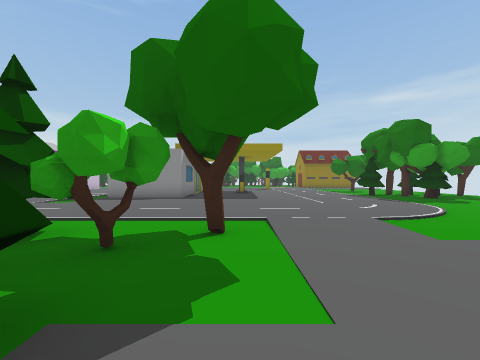
view 1 (above)

16 first-person views from a walk through a Unity game level. The camera is 1.5 m above the floor, looks level and sees 90° across. The floor is counted in squares, 2 m on a side. Each view is taken from the middle of a square. On the plan, view 1 faces up. The plan holds only what a view shows up to about 9 squares ahead; the rest is blank. The place goes on beyond the plan. The player is left out.

view 2
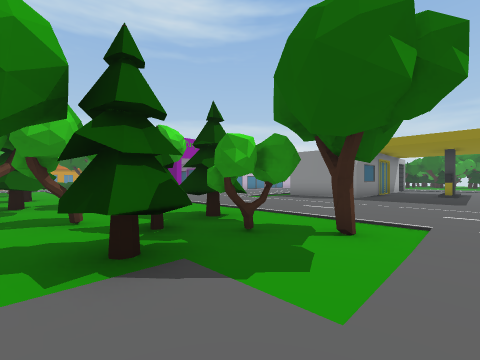

view 3
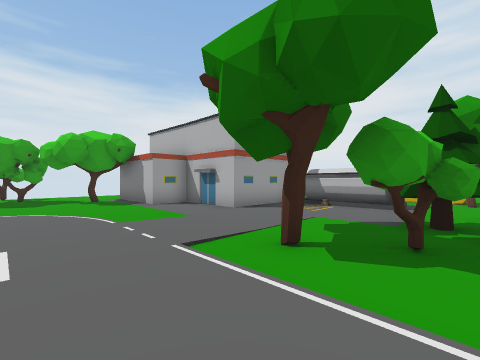

view 4
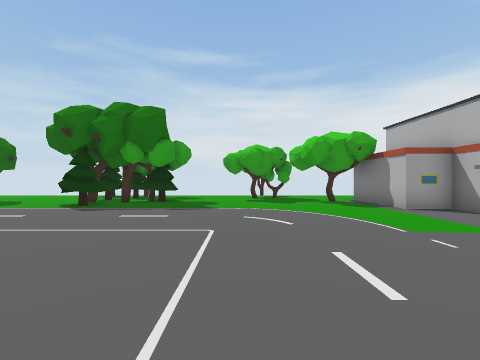

view 5
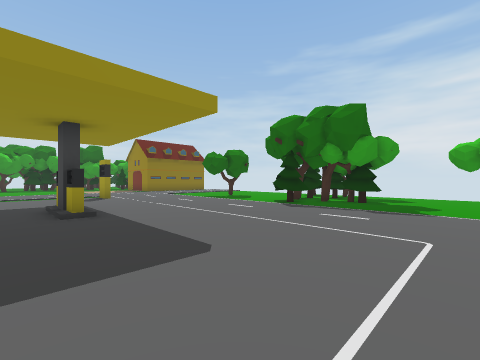

view 6
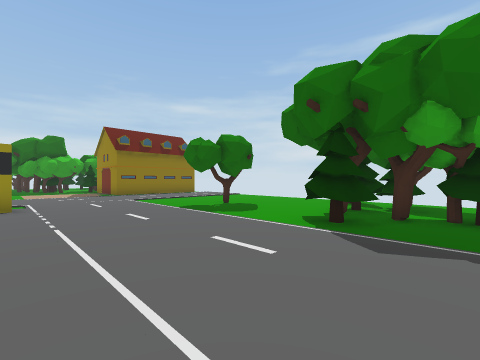

view 7
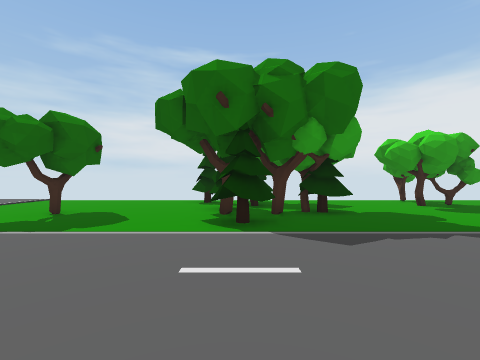

view 8
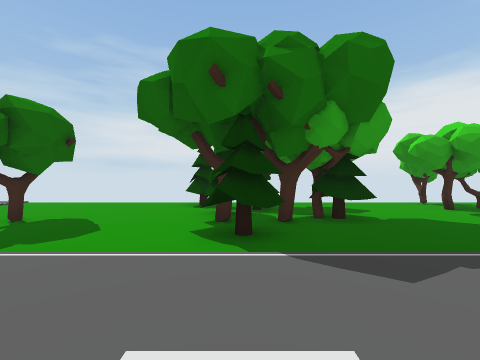

view 9
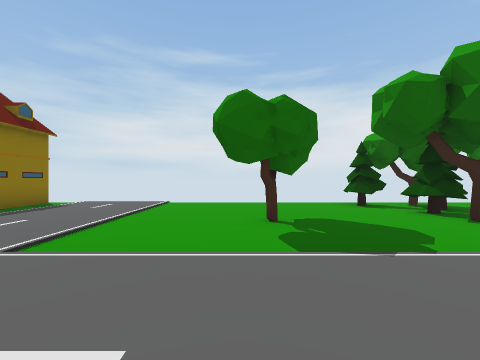

view 10
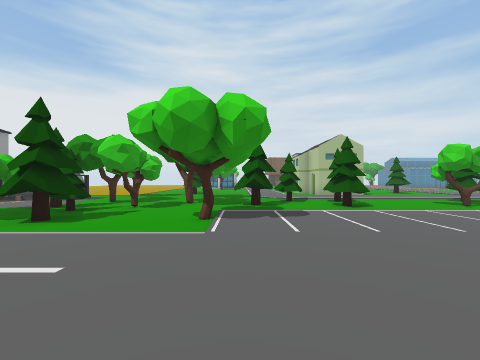

view 11
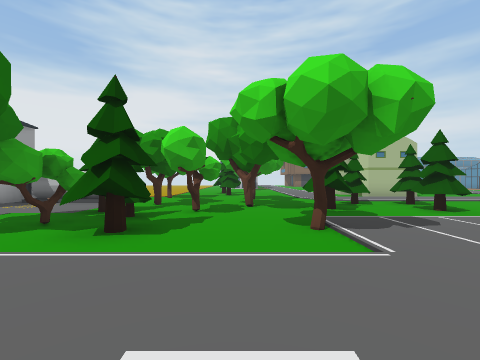

view 12
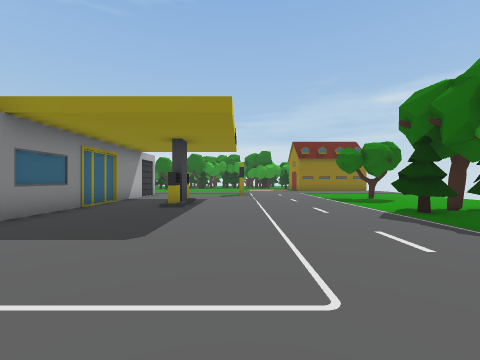

view 13
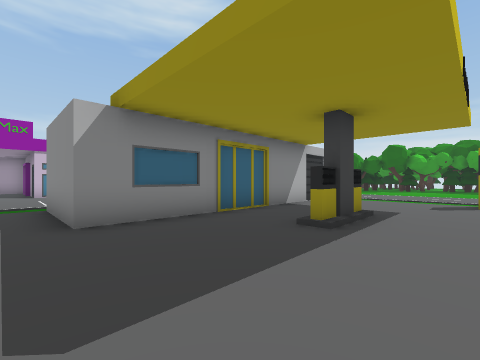

view 14
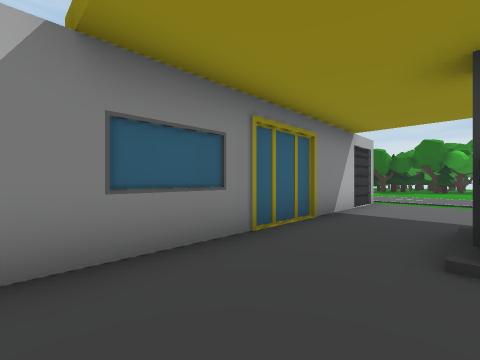

view 15
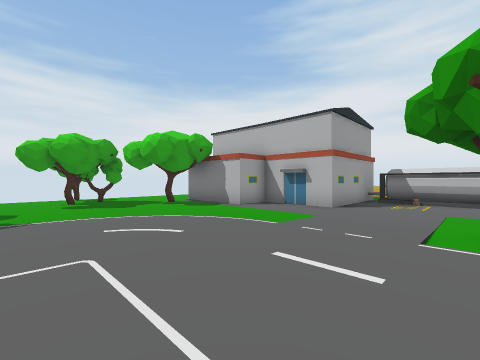

view 16
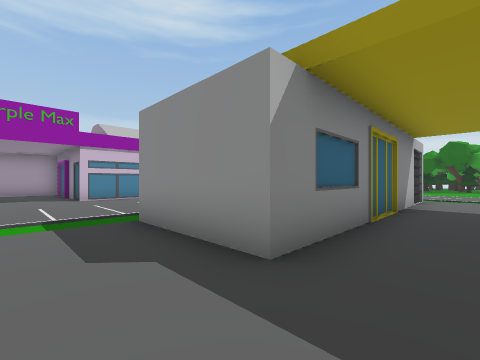

### Floor plan
Key: @ floor where view 1 was taken; # wall or solid block; . floor.
Columns run from 14 left of view 1 to 11 right of it. Each row starts with its distance up from view 1.
 20             ..............
 19             ..............
 18            #....#.........
 17            #..............
 16            #..........#...
 15            #..............
 14            #..#...........
 13            #..#.........##
 12            #........##.##.
 11    #...    #..........##..
 10   ##.....###..........#...
  9  .........................
  8  .........................
  7       ....................
  6      ...................##
  5     ...................##.
  4    ...................# ..
  3   ......#..#.#.........
  2  ..........###......###
  1 #...#..#..#.##...####
  0 .#..#.##..#...@..#
 -1 ...#.#......#....#
 -2  ..... .......####
 -3             ..
 -4             #.
 -5             ..

Positions as (right, up) in squares from view 1, and headings:
1: (0, 0), facing up
2: (1, 0), facing up-left
3: (-2, 6), facing down-right
4: (-1, 7), facing right
5: (-1, 7), facing up-right
6: (2, 10), facing up-right
7: (2, 12), facing right
8: (3, 12), facing right
9: (3, 17), facing right
10: (-7, 8), facing down
11: (-5, 7), facing down
12: (2, 6), facing up
13: (2, 9), facing up-left
14: (0, 10), facing up-left
15: (0, 8), facing down-right
16: (-1, 8), facing up-left
